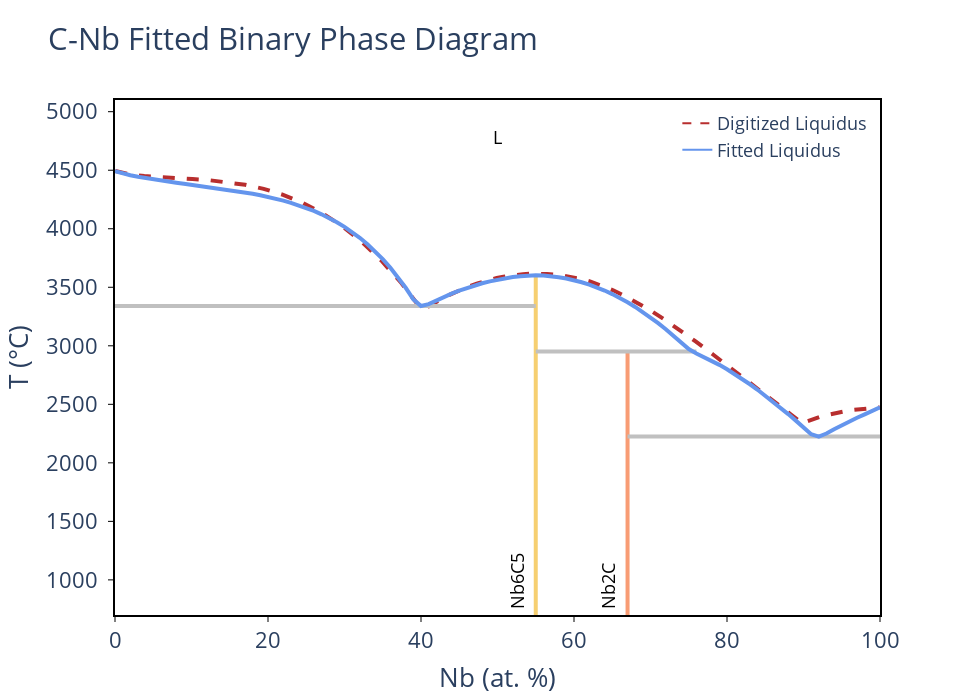
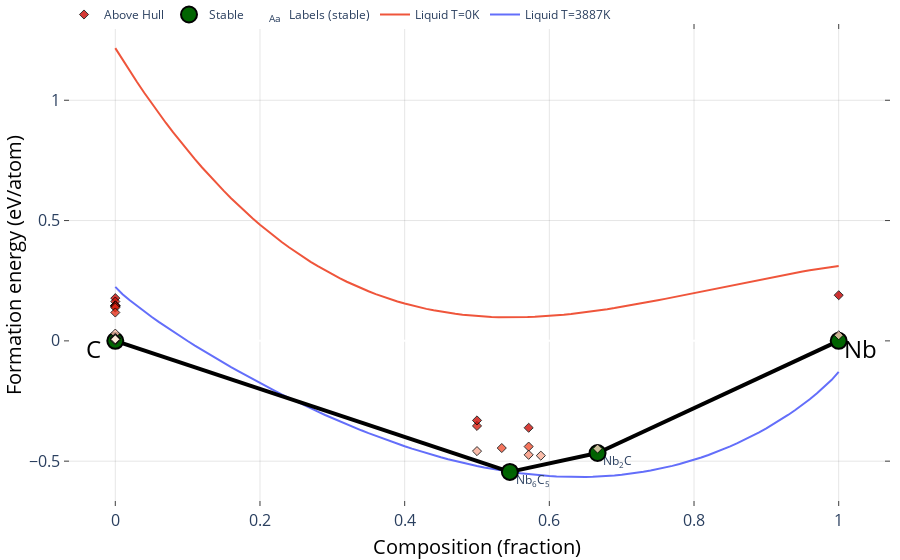
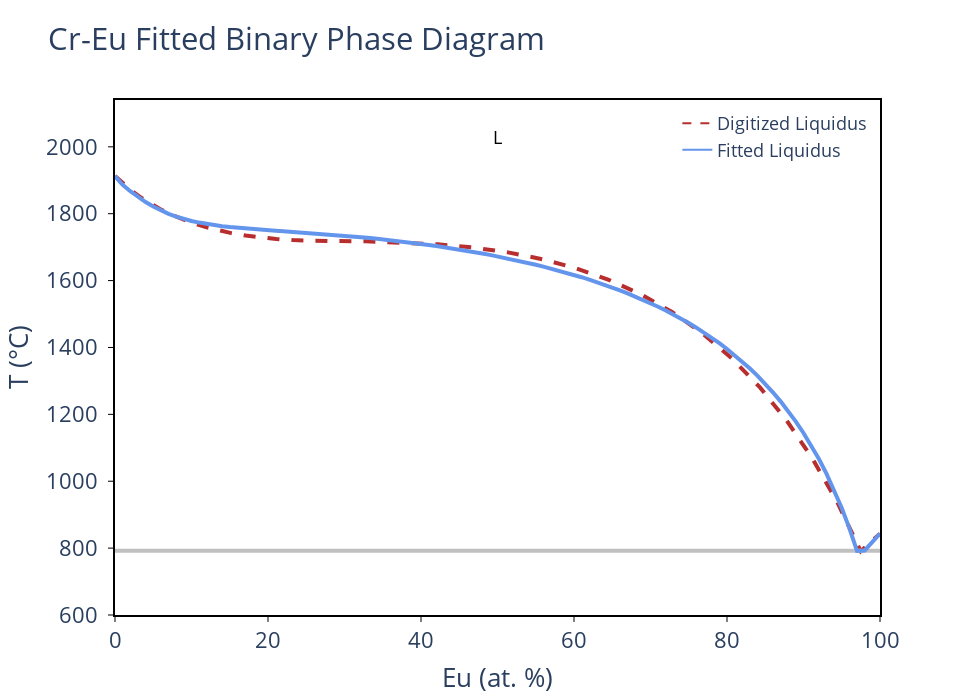
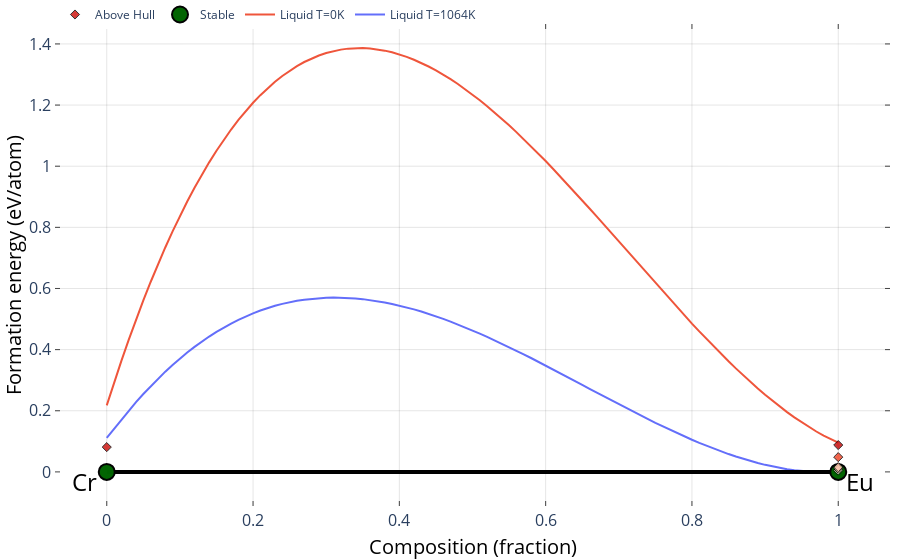

Here is the notebook cell these charts were saved with, in order:
### Code cell
for sys_name, best_results in fitting_results.items():
    print(f"{sys_name}: MAE = {best_results['mae']}")
    bl = BinaryLiquid.from_cache(sys_name)
    bl.update_params((best_results['L0_a'], best_results['L0_b'], best_results['L1_a'], best_results['L1_b']))
    blp = BLPlotter(bl)
    blp.show('fit+liq')
    blp.show('ch+g') # Specify specific temperatures for plotted liquid energy with t_vals and t_units arguments

### Figure 1 — Plotly figure (JSON) as saved in the notebook; plotly's stock layout.template omitted (floating-point values rounded to 4 significant figures)
{"data": [{"line": {"color": "#B82E2E", "dash": "dash", "width": 4}, "mode": "lines", "showlegend": false, "type": "scatter", "x": [0.03812, 1.877, 3.825, 5.851, 7.953, 10.12, 12.36, 14.66, 17.02, 19.44, 21.9, 24.41, 26.96, 29.54, 32.16, 34.81, 37.48, 40.16, 41.02, 41.92, 42.82, 43.71, 44.61, 45.5, 46.39, 47.28, 48.16, 49.04, 49.91, 50.77, 51.63, 52.49, 53.33, 54.17, 54.99, 56.46, 57.9, 59.32, 60.74, 62.17, 63.62, 65.12, 66.68, 68.32, 70.04, 71.87, 73.81, 75.9, 78.13, 80.53, 83.12, 85.9, 86.13, 86.37, 86.6, 86.84, 87.07, 87.31, 87.54, 87.77, 88.01, 88.24, 88.47, 88.7, 88.94, 89.17, 89.4, 89.63, 89.85, 90.28, 90.76, 91.26, 91.78, 92.32, 92.87, 93.44, 94.02, 94.63, 95.25, 95.88, 96.53, 97.2, 97.88, 98.57, 99.28, 99.96], "y": [4493.0, 4467.0, 4450.0, 4439.0, 4431.0, 4424.0, 4415.0, 4399.0, 4376.0, 4341.0, 4292.0, 4225.0, 4139.0, 4029.0, 3893.0, 3729.0, 3532.0, 3303.0, 3339.0, 3373.0, 3406.0, 3435.0, 3463.0, 3488.0, 3511.0, 3531.0, 3549.0, 3565.0, 3579.0, 3590.0, 3600.0, 3607.0, 3612.0, 3615.0, 3616.0, 3614.0, 3606.0, 3593.0, 3574.0, 3548.0, 3515.0, 3474.0, 3425.0, 3367.0, 3300.0, 3223.0, 3135.0, 3037.0, 2928.0, 2807.0, 2673.0, 2526.0, 2516.0, 2505.0, 2495.0, 2484.0, 2473.0, 2463.0, 2452.0, 2441.0, 2430.0, 2419.0, 2408.0, 2397.0, 2385.0, 2374.0, 2362.0, 2350.0, 2339.0, 2351.0, 2363.0, 2375.0, 2386.0, 2397.0, 2406.0, 2416.0, 2424.0, 2432.0, 2440.0, 2446.0, 2453.0, 2458.0, 2463.0, 2467.0, 2471.0, 2474.0]}, {"hovertemplate": "label=Nb6C5<br>x=%{x}<br>t=%{y}<extra></extra>", "legendgroup": "Nb6C5", "line": {"color": "rgb(246, 207, 113)", "dash": "solid", "width": 4}, "marker": {"symbol": "circle"}, "mode": "lines", "name": "Nb6C5", "orientation": "v", "showlegend": false, "type": "scatter", "x": [55.0, 55.0, 55.0, 55.0, 55.0, 55.0, 55.0, 55.0, 55.0, 55.0, 55.0, 55.0, 55.0, 55.0, 55.0, 55.0, 55.0, 55.0, 55.0, 55.0, 55.0, 55.0, 55.0, 55.0, 55.0, 55.0, 55.0, 55.0, 55.0, 55.0, 55.0, 55.0, 55.0, 55.0, 55.0, 55.0, 55.0, 55.0, 55.0], "xaxis": "x", "y": [2952.0, 3499.0, 3408.0, 3142.0, 3289.0, 2972.0, 3595.0, 3602.0, 3561.0, 3575.0, 3586.0, 3543.0, 3523.0, 3472.0, 3442.0, 3243.0, 3194.0, 3372.0, 3332.0, 3088.0, 3031.0, 3577.0, 3587.0, 3600.0, 3602.0, 3600.0, 3594.0, 3340.0, 3357.0, 3418.0, 3389.0, 3565.0, 3534.0, 3551.0, 3515.0, 3494.0, 3446.0, 3471.0, -273.1], "yaxis": "y"}, {"hovertemplate": "label=Nb2C<br>x=%{x}<br>t=%{y}<extra></extra>", "legendgroup": "Nb2C", "line": {"color": "rgb(248, 156, 116)", "dash": "solid", "width": 4}, "marker": {"symbol": "circle"}, "mode": "lines", "name": "Nb2C", "orientation": "v", "showlegend": false, "type": "scatter", "x": [67, 67, 67, 67, 67, 67, 67, 67, 67, 67, 67, 67, 67, 67, 67, 67, 67, 67, 67], "xaxis": "x", "y": [2225.0, 2952.0, 2872.0, 2671.0, 2716.0, 2759.0, 2624.0, 2575.0, 2471.0, 2524.0, 2244.0, 2303.0, 2417.0, 2361.0, 2934.0, 2905.0, 2837.0, 2799.0, -273.1], "yaxis": "y"}, {"hovertemplate": "x=%{x}<br>y=%{y}<extra></extra>", "legendgroup": "", "line": {"color": "Silver", "dash": "solid", "width": 4}, "marker": {"symbol": "circle"}, "mode": "lines", "name": "", "orientation": "v", "showlegend": false, "type": "scatter", "x": [67, 92, 100], "xaxis": "x", "y": [2225.0, 2225.0, 2225.0], "yaxis": "y"}, {"hovertemplate": "x=%{x}<br>y=%{y}<extra></extra>", "legendgroup": "", "line": {"color": "Silver", "dash": "solid", "width": 4}, "marker": {"symbol": "circle"}, "mode": "lines", "name": "", "orientation": "v", "showlegend": false, "type": "scatter", "x": [0, 40, 55.0], "xaxis": "x", "y": [3340.0, 3340.0, 3340.0], "yaxis": "y"}, {"hovertemplate": "x=%{x}<br>y=%{y}<extra></extra>", "legendgroup": "", "line": {"color": "Silver", "dash": "solid", "width": 4}, "marker": {"symbol": "circle"}, "mode": "lines", "name": "", "orientation": "v", "showlegend": false, "type": "scatter", "x": [55.0, 67, 76], "xaxis": "x", "y": [2952.0, 2952.0, 2952.0], "yaxis": "y"}, {"hovertemplate": "label=L<br>x=%{x}<br>t=%{y}<extra></extra>", "legendgroup": "L", "line": {"color": "cornflowerblue", "dash": "solid", "width": 4}, "marker": {"symbol": "circle"}, "mode": "lines", "name": "L", "orientation": "v", "showlegend": false, "type": "scatter", "x": [0, 0, 1, 2, 3, 4, 5, 6, 7.0, 8, 9, 10, 11, 12, 13, 14.0, 15, 16, 17, 18, 19, 20, 21, 22, 23, 24, 25, 26, 27, 28.0, 29.0, 30, 31, 32, 33, 34, 35, 36, 37, 38, 39, 40, 41, 42, 43, 44, 45, 46, 47, 48, 49, 50, 51, 52, 53, 54, 55.0, 56.0, 57.0, 58.0, 59, 60, 61, 62, 63, 64, 65, 66, 67, 68, 69, 70, 71, 72, 73, 74, 75, 76, 77, 78, 79, 80, 81, 82, 83, 84, 85, 86, 87, 88, 89, 90, 91, 92, 93, 94, 95, 96, 97, 98, 99, 100, 100], "xaxis": "x", "y": [4493.0, 4493.0, 4472.0, 4458.0, 4445.0, 4433.0, 4422.0, 4412.0, 4402.0, 4393.0, 4384.0, 4376.0, 4367.0, 4359.0, 4350.0, 4341.0, 4331.0, 4321.0, 4310.0, 4299.0, 4286.0, 4272.0, 4257.0, 4240.0, 4222.0, 4201.0, 4178.0, 4152.0, 4123.0, 4091.0, 4056.0, 4016.0, 3972.0, 3923.0, 3868.0, 3808.0, 3741.0, 3667.0, 3585.0, 3496.0, 3397.0, 3340.0, 3357.0, 3389.0, 3418.0, 3446.0, 3471.0, 3494.0, 3515.0, 3534.0, 3551.0, 3565.0, 3577.0, 3587.0, 3595.0, 3600.0, 3602.0, 3600.0, 3594.0, 3586.0, 3575.0, 3561.0, 3543.0, 3523.0, 3499.0, 3472.0, 3442.0, 3408.0, 3372.0, 3332.0, 3289.0, 3243.0, 3194.0, 3142.0, 3088.0, 3031.0, 2972.0, 2934.0, 2905.0, 2872.0, 2837.0, 2799.0, 2759.0, 2716.0, 2671.0, 2624.0, 2575.0, 2524.0, 2471.0, 2417.0, 2361.0, 2303.0, 2244.0, 2225.0, 2251.0, 2287.0, 2321.0, 2354.0, 2385.0, 2415.0, 2442.0, 2474.0, 2474.0], "yaxis": "y"}, {"line": {"color": "#B82E2E", "dash": "dash"}, "mode": "lines", "name": "Digitized Liquidus", "showlegend": true, "type": "scatter", "x": [null], "y": [null]}, {"marker": {"color": "cornflowerblue"}, "mode": "lines", "name": "Fitted Liquidus", "showlegend": true, "type": "scatter", "x": [null], "y": [null]}], "layout": {"annotations": [{"borderpad": 5, "font": {"color": "black", "size": 18}, "showarrow": false, "text": "Nb6C5", "textangle": -90, "x": 52.5, "y": 700, "yanchor": "bottom"}, {"borderpad": 5, "font": {"color": "black", "size": 18}, "showarrow": false, "text": "Nb2C", "textangle": -90, "x": 64.5, "y": 700, "yanchor": "bottom"}, {"font": {"color": "black", "size": 18}, "showarrow": false, "text": "L", "x": 50, "y": 4780}], "font": {"size": 22}, "height": 700, "legend": {"font": {"size": 18}, "x": 0.99, "xanchor": "right", "y": 0.99, "yanchor": "top"}, "plot_bgcolor": "white", "showlegend": true, "title": {"text": "C-Nb Fitted Binary Phase Diagram"}, "width": 960, "xaxis": {"linecolor": "black", "linewidth": 2, "mirror": true, "range": [0, 100], "showline": true, "tickcolor": "black", "tickformat": ".0f", "ticks": "outside", "title": {"text": "Nb (at. %)"}}, "yaxis": {"linecolor": "black", "linewidth": 2, "mirror": true, "range": [700, 5100], "showline": true, "tickcolor": "black", "ticks": "outside", "ticksuffix": " ", "title": {"text": "T (°C)"}}}}

### Figure 2 — Plotly figure (JSON) as saved in the notebook; plotly's stock layout.template omitted (floating-point values rounded to 4 significant figures)
{"data": [{"mode": "lines", "name": "Liquid T=3887K", "type": "scatter", "x": [0, 0.01, 0.02, 0.03, 0.04, 0.05, 0.06, 0.07, 0.08, 0.09, 0.1, 0.11, 0.12, 0.13, 0.14, 0.15, 0.16, 0.17, 0.18, 0.19, 0.2, 0.21, 0.22, 0.23, 0.24, 0.25, 0.26, 0.27, 0.28, 0.29, 0.3, 0.31, 0.32, 0.33, 0.34, 0.35, 0.36, 0.37, 0.38, 0.39, 0.4, 0.41, 0.42, 0.43, 0.44, 0.45, 0.46, 0.47, 0.48, 0.49, 0.5, 0.51, 0.52, 0.53, 0.54, 0.55, 0.56, 0.57, 0.58, 0.59, 0.6, 0.61, 0.62, 0.63, 0.64, 0.65, 0.66, 0.67, 0.68, 0.69, 0.7, 0.71, 0.72, 0.73, 0.74, 0.75, 0.76, 0.77, 0.78, 0.79, 0.8, 0.81, 0.82, 0.83, 0.84, 0.85, 0.86, 0.87, 0.88, 0.89, 0.9, 0.91, 0.92, 0.93, 0.94, 0.95, 0.96, 0.97, 0.98, 0.99, 1], "y": [0.2243, 0.1941, 0.1685, 0.1447, 0.122, 0.1002, 0.07902, 0.05842, 0.03832, 0.01866, -0.0005937, -0.01948, -0.03801, -0.05621, -0.07409, -0.09167, -0.109, -0.1259, -0.1426, -0.1591, -0.1752, -0.1911, -0.2067, -0.222, -0.237, -0.2518, -0.2663, -0.2805, -0.2944, -0.308, -0.3213, -0.3344, -0.3471, -0.3596, -0.3717, -0.3835, -0.3951, -0.4062, -0.4171, -0.4276, -0.4378, -0.4477, -0.4572, -0.4664, -0.4752, -0.4836, -0.4917, -0.4994, -0.5067, -0.5136, -0.5201, -0.5262, -0.532, -0.5372, -0.5421, -0.5466, -0.5506, -0.5541, -0.5572, -0.5599, -0.5621, -0.5638, -0.565, -0.5657, -0.566, -0.5657, -0.5649, -0.5636, -0.5617, -0.5593, -0.5564, -0.5529, -0.5488, -0.5442, -0.5389, -0.5331, -0.5266, -0.5195, -0.5118, -0.5034, -0.4943, -0.4846, -0.4742, -0.463, -0.4512, -0.4386, -0.4252, -0.4111, -0.3961, -0.3803, -0.3636, -0.346, -0.3275, -0.3079, -0.2873, -0.2655, -0.2425, -0.2179, -0.1917, -0.163, -0.1291]}, {"mode": "lines", "name": "Liquid T=0K", "type": "scatter", "x": [0, 0.01, 0.02, 0.03, 0.04, 0.05, 0.06, 0.07, 0.08, 0.09, 0.1, 0.11, 0.12, 0.13, 0.14, 0.15, 0.16, 0.17, 0.18, 0.19, 0.2, 0.21, 0.22, 0.23, 0.24, 0.25, 0.26, 0.27, 0.28, 0.29, 0.3, 0.31, 0.32, 0.33, 0.34, 0.35, 0.36, 0.37, 0.38, 0.39, 0.4, 0.41, 0.42, 0.43, 0.44, 0.45, 0.46, 0.47, 0.48, 0.49, 0.5, 0.51, 0.52, 0.53, 0.54, 0.55, 0.56, 0.57, 0.58, 0.59, 0.6, 0.61, 0.62, 0.63, 0.64, 0.65, 0.66, 0.67, 0.68, 0.69, 0.7, 0.71, 0.72, 0.73, 0.74, 0.75, 0.76, 0.77, 0.78, 0.79, 0.8, 0.81, 0.82, 0.83, 0.84, 0.85, 0.86, 0.87, 0.88, 0.89, 0.9, 0.91, 0.92, 0.93, 0.94, 0.95, 0.96, 0.97, 0.98, 0.99, 1], "y": [1.217, 1.168, 1.121, 1.076, 1.031, 0.9881, 0.9462, 0.9056, 0.8661, 0.8279, 0.7909, 0.7551, 0.7204, 0.6869, 0.6545, 0.6232, 0.593, 0.5639, 0.5358, 0.5088, 0.4829, 0.4579, 0.4339, 0.411, 0.389, 0.3679, 0.3478, 0.3286, 0.3103, 0.2929, 0.2764, 0.2607, 0.2458, 0.2318, 0.2186, 0.2061, 0.1944, 0.1835, 0.1734, 0.1639, 0.1552, 0.1471, 0.1398, 0.133, 0.127, 0.1215, 0.1167, 0.1124, 0.1088, 0.1057, 0.1031, 0.1011, 0.09954, 0.09851, 0.09797, 0.09789, 0.09825, 0.09905, 0.1003, 0.1019, 0.1039, 0.1062, 0.1089, 0.112, 0.1153, 0.119, 0.123, 0.1272, 0.1316, 0.1363, 0.1413, 0.1464, 0.1517, 0.1572, 0.1629, 0.1686, 0.1745, 0.1806, 0.1867, 0.1928, 0.1991, 0.2054, 0.2117, 0.218, 0.2243, 0.2305, 0.2368, 0.243, 0.2491, 0.2551, 0.261, 0.2668, 0.2725, 0.278, 0.2834, 0.2885, 0.2935, 0.2982, 0.3027, 0.3069, 0.3109]}, {"hoverinfo": "none", "line": {"color": "black", "width": 4}, "mode": "lines", "showlegend": false, "type": "scatter", "x": [0.6667, 1, null, 0.6667, 0.5455, null, 0.5455, 0, null], "y": [-0.466, 0, null, -0.466, -0.5446, null, -0.5446, 0, null]}, {"hoverinfo": "skip", "mode": "text", "name": "Labels (stable)", "opacity": 1, "showlegend": true, "text": ["Nb<sub>2</sub>C", "Nb<sub>6</sub>C<sub>5</sub>"], "textposition": ["bottom right", "bottom right"], "type": "scatter", "visible": true, "x": [0.6747, 0.5535], "y": [-0.479, -0.5576]}, {"error_y": {"array": [0, 0, 0, 0], "color": "gray", "thickness": 2.5, "type": "data", "width": 5}, "hoverinfo": "text", "hoverlabel": {"font": {"size": 14}}, "hovertext": ["Nb<sub>2</sub>C (mp-569989-GGA) <br> -0.466 eV/atom (Stable)", "Nb (mp-75-GGA) <br> 0.0 eV/atom (Stable)", "Nb<sub>6</sub>C<sub>5</sub> (mp-2760-GGA) <br> -0.545 eV/atom (Stable)", "C (mp-2516584-GGA) <br> 0.0 eV/atom (Stable)"], "marker": {"color": "darkgreen", "line": {"color": "black", "width": 2}, "size": 16}, "mode": "markers", "name": "Stable", "opacity": 0.99, "showlegend": true, "type": "scatter", "x": [0.6667, 1, 0.5455, 0], "y": [-0.466, 0, -0.5446, 0]}, {"hoverinfo": "text", "hoverlabel": {"font": {"size": 14}}, "hovertext": ["C (mp-2647017-GGA) <br> 0.178 eV/atom (+0.178 eV/atom)", "C (mp-632329-GGA) <br> 0.014 eV/atom (+0.014 eV/atom)", "C (mp-990424-GGA) <br> 0.01 eV/atom (+0.01 eV/atom)", "C (mp-569517-GGA) <br> 0.147 eV/atom (+0.147 eV/atom)", "C (mp-569304-GGA) <br> 0.002 eV/atom (+0.002 eV/atom)", "C (mp-569416-GGA) <br> 0.03 eV/atom (+0.03 eV/atom)", "C (mp-569567-GGA) <br> 0.146 eV/atom (+0.146 eV/atom)", "C (mp-169-GGA) <br> 0.003 eV/atom (+0.003 eV/atom)", "C (mp-1040425-GGA) <br> 0.009 eV/atom (+0.009 eV/atom)", "C (mp-990448-GGA) <br> 0.009 eV/atom (+0.009 eV/atom)", "C (mp-568806-GGA) <br> 0.012 eV/atom (+0.012 eV/atom)", "C (mp-47-GGA) <br> 0.163 eV/atom (+0.163 eV/atom)", "C (mp-606949-GGA) <br> 0.01 eV/atom (+0.01 eV/atom)", "C (mp-48-GGA) <br> 0.008 eV/atom (+0.008 eV/atom)", "C (mp-616440-GGA) <br> 0.143 eV/atom (+0.143 eV/atom)", "C (mp-611426-GGA) <br> 0.148 eV/atom (+0.148 eV/atom)", "C (mp-611448-GGA) <br> 0.144 eV/atom (+0.144 eV/atom)", "C (mp-997182-GGA) <br> 0.01 eV/atom (+0.01 eV/atom)", "C (mp-66-GGA) <br> 0.138 eV/atom (+0.138 eV/atom)", "C (mp-568286-GGA) <br> 0.008 eV/atom (+0.008 eV/atom)", "C (mp-568363-GGA) <br> 0.008 eV/atom (+0.008 eV/atom)", "C (mp-937760-GGA) <br> 0.006 eV/atom (+0.006 eV/atom)", "C (mp-1096869-GGA) <br> 0.118 eV/atom (+0.118 eV/atom)", "Nb (mp-1094120-GGA) <br> 0.19 eV/atom (+0.19 eV/atom)", "Nb (mp-1104341-GGA) <br> 0.023 eV/atom (+0.023 eV/atom)", "NbC (mp-1094093-GGA) <br> -0.354 eV/atom (+0.146 eV/atom)", "NbC (mp-999388-GGA) <br> -0.331 eV/atom (+0.169 eV/atom)", "NbC (mp-910-GGA) <br> -0.458 eV/atom (+0.041 eV/atom)", "Nb<sub>2</sub>C (mp-2318-GGA) <br> -0.448 eV/atom (+0.018 eV/atom)", "Nb<sub>4</sub>C<sub>3</sub> (mp-1220501-GGA) <br> -0.439 eV/atom (+0.088 eV/atom)", "Nb<sub>4</sub>C<sub>3</sub> (mp-1220515-GGA) <br> -0.474 eV/atom (+0.054 eV/atom)", "Nb<sub>4</sub>C<sub>3</sub> (mp-15660-GGA) <br> -0.361 eV/atom (+0.167 eV/atom)", "Nb<sub>10</sub>C<sub>7</sub> (mp-32679-GGA) <br> -0.477 eV/atom (+0.04 eV/atom)", "Nb<sub>39</sub>C<sub>34</sub> (mp-1173628-GGA) <br> -0.445 eV/atom (+0.088 eV/atom)"], "marker": {"color": [0.178, 0.014, 0.01, 0.147, 0.002, 0.03, 0.146, 0.003, 0.009, 0.009, 0.012, 0.163, 0.01, 0.008, 0.143, 0.148, 0.144, 0.01, 0.138, 0.008, 0.008, 0.006, 0.118, 0.19, 0.023, 0.146, 0.169, 0.041, 0.018, 0.088, 0.054, 0.167, 0.04, 0.088], "colorscale": [[0, "#fff5e3"], [0.5, "#f24324"], [1, "#c40000"]], "line": {"color": "black", "width": 1}, "opacity": 0.8, "size": 7, "symbol": "diamond"}, "mode": "markers", "name": "Above Hull", "showlegend": true, "type": "scatter", "x": [0, 0, 0, 0, 0, 0, 0, 0, 0, 0, 0, 0, 0, 0, 0, 0, 0, 0, 0, 0, 0, 0, 0, 1, 1, 0.5, 0.5, 0.5, 0.6667, 0.5714, 0.5714, 0.5714, 0.5882, 0.5342], "y": [0.1776, 0.01411, 0.009773, 0.1466, 0.001885, 0.03019, 0.1462, 0.003222, 0.00948, 0.009137, 0.01194, 0.1634, 0.01024, 0.008368, 0.143, 0.1477, 0.1445, 0.009641, 0.1383, 0.008189, 0.008254, 0.006056, 0.1179, 0.1897, 0.02321, -0.3536, -0.3307, -0.4582, -0.4479, -0.4393, -0.4737, -0.3611, -0.4771, -0.4454]}], "layout": {"annotations": [{"align": "center", "font": {"color": "#000000", "size": 24}, "opacity": 1, "showarrow": false, "text": "Nb", "x": 1.03, "xref": "x", "y": -0.03, "yref": "y"}, {"align": "center", "font": {"color": "#000000", "size": 24}, "opacity": 1, "showarrow": false, "text": "C", "x": -0.03, "xref": "x", "y": -0.03, "yref": "y"}], "autosize": true, "coloraxis": {"colorbar": {"x": 1, "y": 0.05, "yanchor": "top"}}, "hovermode": "closest", "legend": {"orientation": "h", "tracegroupgap": 7, "traceorder": "reversed", "x": 0, "xanchor": "left", "y": 1.05}, "margin": {"b": 10, "l": 10, "pad": 0, "r": 10, "t": 0}, "paper_bgcolor": "white", "plot_bgcolor": "white", "showlegend": true, "xaxis": {"anchor": "y", "gridcolor": "rgba(0,0,0,0.1)", "mirror": "ticks", "nticks": 8, "showgrid": true, "showline": true, "side": "bottom", "tickfont": {"size": 16}, "ticks": "inside", "title": {"font": {"color": "#000000", "size": 20}, "text": "Composition (fraction)"}, "type": "linear", "zeroline": false}, "yaxis": {"anchor": "x", "gridcolor": "rgba(0,0,0,0.1)", "mirror": "ticks", "showgrid": true, "showline": true, "side": "left", "tickfont": {"size": 16}, "ticks": "inside", "title": {"font": {"color": "#000000", "size": 20}, "text": "Formation energy (eV/atom)"}, "type": "linear"}}}

### Figure 3 — Plotly figure (JSON) as saved in the notebook; plotly's stock layout.template omitted (floating-point values rounded to 4 significant figures)
{"data": [{"line": {"color": "#B82E2E", "dash": "dash", "width": 4}, "mode": "lines", "showlegend": false, "type": "scatter", "x": [0, 1.061, 2.175, 3.345, 4.576, 5.871, 7.235, 8.671, 10.18, 11.78, 13.45, 15.22, 17.08, 19.03, 21.09, 23.24, 25.51, 27.89, 32.7, 37.46, 42.16, 46.8, 51.37, 55.85, 60.25, 64.54, 68.74, 72.81, 76.77, 80.6, 84.28, 87.82, 91.21, 94.43, 97.48, 100], "y": [1912.0, 1890.0, 1869.0, 1849.0, 1831.0, 1814.0, 1798.0, 1784.0, 1772.0, 1760.0, 1751.0, 1742, 1735.0, 1729.0, 1724.0, 1721.0, 1719, 1718.0, 1717.0, 1715.0, 1709.0, 1699.0, 1684.0, 1664.0, 1637.0, 1602.0, 1559.0, 1506.0, 1443.0, 1368.0, 1281.0, 1181.0, 1066.0, 936.7, 790.9, 843.4]}, {"hovertemplate": "x=%{x}<br>y=%{y}<extra></extra>", "legendgroup": "", "line": {"color": "Silver", "dash": "solid", "width": 4}, "marker": {"symbol": "circle"}, "mode": "lines", "name": "", "orientation": "v", "showlegend": false, "type": "scatter", "x": [0, 97, 100], "xaxis": "x", "y": [791.8, 791.8, 791.8], "yaxis": "y"}, {"hovertemplate": "label=L<br>x=%{x}<br>t=%{y}<extra></extra>", "legendgroup": "L", "line": {"color": "cornflowerblue", "dash": "solid", "width": 4}, "marker": {"symbol": "circle"}, "mode": "lines", "name": "L", "orientation": "v", "showlegend": false, "type": "scatter", "x": [0, 0, 1, 2, 3, 4, 5, 6, 7.0, 8, 9, 10, 11, 12, 13, 14.0, 15, 16, 17, 18, 19, 20, 21, 22, 23, 24, 25, 26, 27, 28.0, 29.0, 30, 31, 32, 33, 34, 35, 36, 37, 38, 39, 40, 41, 42, 43, 44, 45, 46, 47, 48, 49, 50, 51, 52, 53, 54, 55.0, 56.0, 57.0, 58.0, 59, 60, 61, 62, 63, 64, 65, 66, 67, 68, 69, 70, 71, 72, 73, 74, 75, 76, 77, 78, 79, 80, 81, 82, 83, 84, 85, 86, 87, 88, 89, 90, 91, 92, 93, 94, 95, 96, 97, 98, 99, 100, 100], "xaxis": "x", "y": [1912.0, 1912.0, 1886.0, 1867.0, 1850.0, 1835.0, 1821.0, 1810.0, 1800.0, 1791.0, 1784.0, 1778.0, 1773.0, 1769.0, 1766.0, 1763.0, 1760.0, 1758.0, 1756.0, 1754.0, 1752.0, 1751.0, 1749.0, 1748.0, 1746.0, 1745.0, 1743.0, 1741.0, 1740.0, 1738.0, 1736.0, 1734.0, 1732.0, 1730.0, 1728.0, 1726.0, 1723.0, 1721.0, 1718.0, 1716.0, 1713.0, 1710.0, 1707.0, 1704.0, 1700.0, 1697.0, 1693.0, 1689.0, 1685.0, 1681.0, 1677.0, 1673.0, 1668.0, 1663.0, 1658.0, 1653.0, 1648.0, 1642.0, 1636.0, 1630.0, 1624.0, 1617.0, 1610.0, 1603.0, 1595.0, 1588.0, 1579.0, 1571.0, 1562.0, 1553.0, 1543.0, 1532.0, 1522.0, 1510.0, 1499.0, 1486.0, 1473.0, 1459.0, 1445.0, 1429.0, 1413.0, 1396.0, 1377.0, 1358.0, 1337.0, 1315.0, 1291.0, 1266.0, 1239.0, 1210.0, 1178.0, 1144.0, 1107.0, 1067.0, 1023.0, 974.2, 920.1, 859.2, 791.8, 793.1, 820.0, 843.4, 843.4], "yaxis": "y"}, {"line": {"color": "#B82E2E", "dash": "dash"}, "mode": "lines", "name": "Digitized Liquidus", "showlegend": true, "type": "scatter", "x": [null], "y": [null]}, {"marker": {"color": "cornflowerblue"}, "mode": "lines", "name": "Fitted Liquidus", "showlegend": true, "type": "scatter", "x": [null], "y": [null]}], "layout": {"annotations": [{"font": {"color": "black", "size": 18}, "showarrow": false, "text": "L", "x": 50, "y": 2028}], "font": {"size": 22}, "height": 700, "legend": {"font": {"size": 18}, "x": 0.99, "xanchor": "right", "y": 0.99, "yanchor": "top"}, "plot_bgcolor": "white", "showlegend": true, "title": {"text": "Cr-Eu Fitted Binary Phase Diagram"}, "width": 960, "xaxis": {"linecolor": "black", "linewidth": 2, "mirror": true, "range": [0, 100], "showline": true, "tickcolor": "black", "tickformat": ".0f", "ticks": "outside", "title": {"text": "Eu (at. %)"}}, "yaxis": {"linecolor": "black", "linewidth": 2, "mirror": true, "range": [600, 2140], "showline": true, "tickcolor": "black", "ticks": "outside", "ticksuffix": " ", "title": {"text": "T (°C)"}}}}

### Figure 4 — Plotly figure (JSON) as saved in the notebook; plotly's stock layout.template omitted (floating-point values rounded to 4 significant figures)
{"data": [{"mode": "lines", "name": "Liquid T=1064K", "type": "scatter", "x": [0, 0.01, 0.02, 0.03, 0.04, 0.05, 0.06, 0.07, 0.08, 0.09, 0.1, 0.11, 0.12, 0.13, 0.14, 0.15, 0.16, 0.17, 0.18, 0.19, 0.2, 0.21, 0.22, 0.23, 0.24, 0.25, 0.26, 0.27, 0.28, 0.29, 0.3, 0.31, 0.32, 0.33, 0.34, 0.35, 0.36, 0.37, 0.38, 0.39, 0.4, 0.41, 0.42, 0.43, 0.44, 0.45, 0.46, 0.47, 0.48, 0.49, 0.5, 0.51, 0.52, 0.53, 0.54, 0.55, 0.56, 0.57, 0.58, 0.59, 0.6, 0.61, 0.62, 0.63, 0.64, 0.65, 0.66, 0.67, 0.68, 0.69, 0.7, 0.71, 0.72, 0.73, 0.74, 0.75, 0.76, 0.77, 0.78, 0.79, 0.8, 0.81, 0.82, 0.83, 0.84, 0.85, 0.86, 0.87, 0.88, 0.89, 0.9, 0.91, 0.92, 0.93, 0.94, 0.95, 0.96, 0.97, 0.98, 0.99, 1], "y": [0.1117, 0.1417, 0.1715, 0.2004, 0.2282, 0.2549, 0.2804, 0.3047, 0.3279, 0.3499, 0.3707, 0.3904, 0.409, 0.4264, 0.4428, 0.4581, 0.4723, 0.4854, 0.4975, 0.5086, 0.5187, 0.5279, 0.5361, 0.5433, 0.5497, 0.5551, 0.5597, 0.5634, 0.5664, 0.5684, 0.5697, 0.5703, 0.5701, 0.5691, 0.5675, 0.5652, 0.5622, 0.5586, 0.5543, 0.5495, 0.5441, 0.5381, 0.5316, 0.5246, 0.517, 0.5091, 0.5006, 0.4918, 0.4825, 0.4729, 0.4629, 0.4526, 0.4419, 0.431, 0.4198, 0.4083, 0.3966, 0.3847, 0.3726, 0.3604, 0.348, 0.3355, 0.3229, 0.3102, 0.2975, 0.2847, 0.272, 0.2592, 0.2465, 0.2339, 0.2213, 0.2088, 0.1965, 0.1843, 0.1723, 0.1605, 0.1489, 0.1376, 0.1265, 0.1157, 0.1052, 0.09506, 0.08528, 0.07589, 0.0669, 0.05836, 0.05027, 0.04267, 0.03558, 0.02904, 0.02306, 0.01769, 0.01295, 0.008875, 0.005506, 0.002885, 0.001067, 0.0001183, 0.0001422, 0.001328, 0.004489]}, {"mode": "lines", "name": "Liquid T=0K", "type": "scatter", "x": [0, 0.01, 0.02, 0.03, 0.04, 0.05, 0.06, 0.07, 0.08, 0.09, 0.1, 0.11, 0.12, 0.13, 0.14, 0.15, 0.16, 0.17, 0.18, 0.19, 0.2, 0.21, 0.22, 0.23, 0.24, 0.25, 0.26, 0.27, 0.28, 0.29, 0.3, 0.31, 0.32, 0.33, 0.34, 0.35, 0.36, 0.37, 0.38, 0.39, 0.4, 0.41, 0.42, 0.43, 0.44, 0.45, 0.46, 0.47, 0.48, 0.49, 0.5, 0.51, 0.52, 0.53, 0.54, 0.55, 0.56, 0.57, 0.58, 0.59, 0.6, 0.61, 0.62, 0.63, 0.64, 0.65, 0.66, 0.67, 0.68, 0.69, 0.7, 0.71, 0.72, 0.73, 0.74, 0.75, 0.76, 0.77, 0.78, 0.79, 0.8, 0.81, 0.82, 0.83, 0.84, 0.85, 0.86, 0.87, 0.88, 0.89, 0.9, 0.91, 0.92, 0.93, 0.94, 0.95, 0.96, 0.97, 0.98, 0.99, 1], "y": [0.2177, 0.2919, 0.3633, 0.4319, 0.4977, 0.5608, 0.6212, 0.679, 0.7341, 0.7867, 0.8368, 0.8844, 0.9295, 0.9722, 1.013, 1.051, 1.086, 1.12, 1.151, 1.18, 1.207, 1.232, 1.255, 1.276, 1.295, 1.312, 1.327, 1.341, 1.352, 1.362, 1.37, 1.377, 1.381, 1.385, 1.386, 1.386, 1.385, 1.382, 1.378, 1.373, 1.366, 1.358, 1.348, 1.338, 1.326, 1.313, 1.3, 1.285, 1.269, 1.252, 1.234, 1.216, 1.196, 1.176, 1.155, 1.134, 1.112, 1.089, 1.065, 1.041, 1.017, 0.9919, 0.9665, 0.9408, 0.9147, 0.8884, 0.8617, 0.8349, 0.8079, 0.7808, 0.7536, 0.7263, 0.699, 0.6718, 0.6446, 0.6175, 0.5906, 0.5639, 0.5374, 0.5111, 0.4852, 0.4597, 0.4345, 0.4098, 0.3855, 0.3618, 0.3386, 0.3161, 0.2941, 0.2729, 0.2523, 0.2326, 0.2136, 0.1954, 0.1782, 0.1619, 0.1465, 0.1321, 0.1188, 0.1066, 0.09546]}, {"hoverinfo": "none", "line": {"color": "black", "width": 4}, "mode": "lines", "showlegend": false, "type": "scatter", "x": [0, 1, null], "y": [0, 0, null]}, {"hoverinfo": "skip", "mode": "text", "name": "Labels (stable)", "opacity": 1, "showlegend": true, "text": [], "textposition": [], "type": "scatter", "visible": true, "x": [], "y": []}, {"error_y": {"array": [0, 0], "color": "gray", "thickness": 2.5, "type": "data", "width": 5}, "hoverinfo": "text", "hoverlabel": {"font": {"size": 14}}, "hovertext": ["Cr (mp-90-GGA) <br> 0.0 eV/atom (Stable)", "Eu (mp-623532-GGA) <br> 0.0 eV/atom (Stable)"], "marker": {"color": "darkgreen", "line": {"color": "black", "width": 2}, "size": 16}, "mode": "markers", "name": "Stable", "opacity": 0.99, "showlegend": true, "type": "scatter", "x": [0, 1], "y": [0, 0]}, {"hoverinfo": "text", "hoverlabel": {"font": {"size": 14}}, "hovertext": ["Cr (mp-17-GGA) <br> 0.081 eV/atom (+0.081 eV/atom)", "Eu (mp-1077457-GGA) <br> 0.088 eV/atom (+0.088 eV/atom)", "Eu (mp-1184367-GGA) <br> 0.004 eV/atom (+0.004 eV/atom)", "Eu (mp-21462-GGA) <br> 0.011 eV/atom (+0.011 eV/atom)", "Eu (mp-20071-GGA) <br> 0.048 eV/atom (+0.048 eV/atom)", "Eu (mp-1057315-GGA) <br> 0.016 eV/atom (+0.016 eV/atom)"], "marker": {"color": [0.081, 0.088, 0.004, 0.011, 0.048, 0.016], "colorscale": [[0, "#fff5e3"], [0.5, "#f24324"], [1, "#c40000"]], "line": {"color": "black", "width": 1}, "opacity": 0.8, "size": 7, "symbol": "diamond"}, "mode": "markers", "name": "Above Hull", "showlegend": true, "type": "scatter", "x": [0, 1, 1, 1, 1, 1], "y": [0.08113, 0.08785, 0.004487, 0.01055, 0.0483, 0.01558]}], "layout": {"annotations": [{"align": "center", "font": {"color": "#000000", "size": 24}, "opacity": 1, "showarrow": false, "text": "Cr", "x": -0.03, "xref": "x", "y": -0.03, "yref": "y"}, {"align": "center", "font": {"color": "#000000", "size": 24}, "opacity": 1, "showarrow": false, "text": "Eu", "x": 1.03, "xref": "x", "y": -0.03, "yref": "y"}], "autosize": true, "coloraxis": {"colorbar": {"x": 1, "y": 0.05, "yanchor": "top"}}, "hovermode": "closest", "legend": {"orientation": "h", "tracegroupgap": 7, "traceorder": "reversed", "x": 0, "xanchor": "left", "y": 1.05}, "margin": {"b": 10, "l": 10, "pad": 0, "r": 10, "t": 0}, "paper_bgcolor": "white", "plot_bgcolor": "white", "showlegend": true, "xaxis": {"anchor": "y", "gridcolor": "rgba(0,0,0,0.1)", "mirror": "ticks", "nticks": 8, "showgrid": true, "showline": true, "side": "bottom", "tickfont": {"size": 16}, "ticks": "inside", "title": {"font": {"color": "#000000", "size": 20}, "text": "Composition (fraction)"}, "type": "linear", "zeroline": false}, "yaxis": {"anchor": "x", "gridcolor": "rgba(0,0,0,0.1)", "mirror": "ticks", "showgrid": true, "showline": true, "side": "left", "tickfont": {"size": 16}, "ticks": "inside", "title": {"font": {"color": "#000000", "size": 20}, "text": "Formation energy (eV/atom)"}, "type": "linear"}}}
